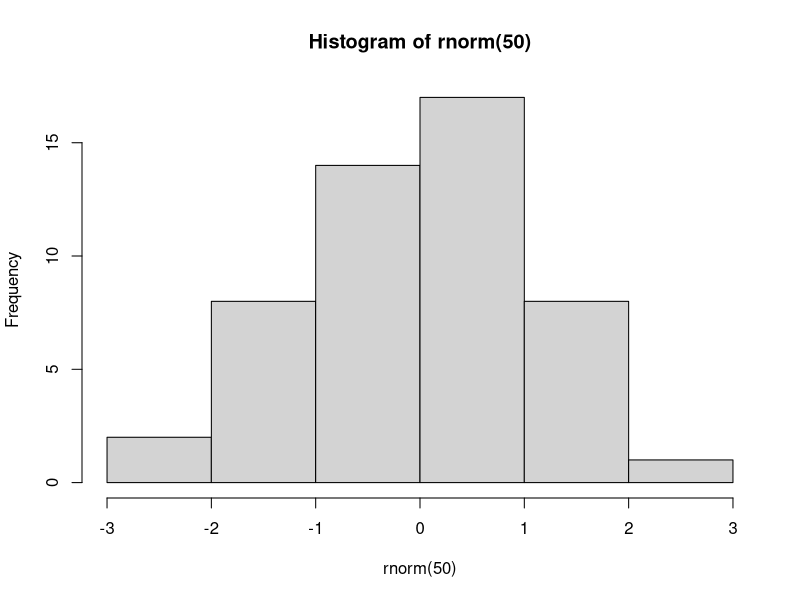
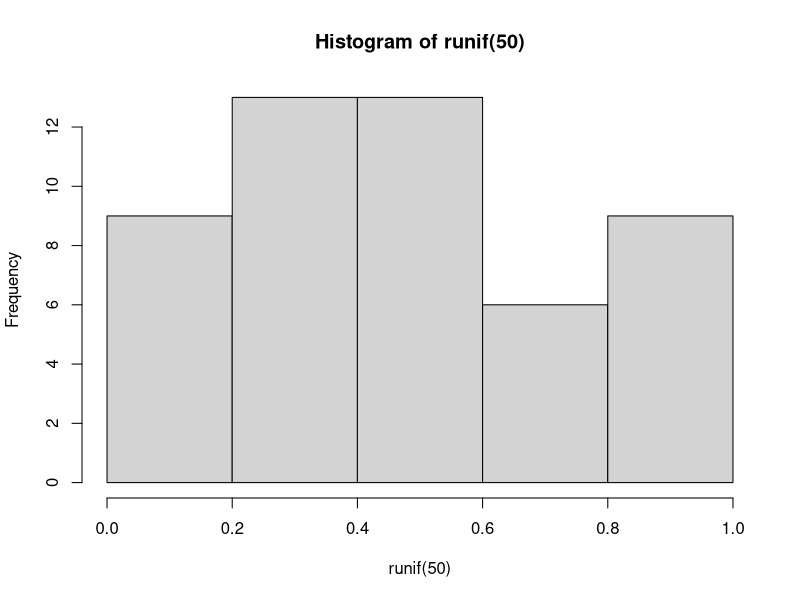

The R source for these figures, in order: (Note: this script raises an error after producing the figures.)
# some basics in R

# first some basic objects and operations
x <- 1

y <- 1:10
class(y)

a <- "hello world"
class(a)

z <- x + y

length(z)

c(z, 1, 2, 3)

seq(1, 100, by = 1)

# getting help on a function:
?rnorm

# drawing from a distribution
rnorm(20)
hist(rnorm(50))
hist(runif(50))

# a data.frame is a table where each column can have a different type
my_data_frame <- data.frame(row = 1:2,
                country = c("AUS", "GBR"),
                population = c(25, 67),
                health_system = c("Medicare", "NHS"),
                southern_hemisphere = c(TRUE, FALSE)
                )

############################################################################
# one of the suites of packages useful for data analysis in R is called the tidyverse
install.packages('tidyverse')
library(tidyverse)

# read in some data (pertussis data from WHO (https://apps.who.int/gho/data/node.main.WHS3_43?lang=en))
pertussis <- read_csv("data/pertussis.csv")

head(pertussis)
nrow()
head()

df <- pertussis %>%
  pivot_longer(cols = '2020':'1974') %>%
  mutate(year = as.numeric(name)) %>%
  select(Country, year, value)

# filter a particular country (or exclude a country)

# filter to a particular year or range of years

# 
